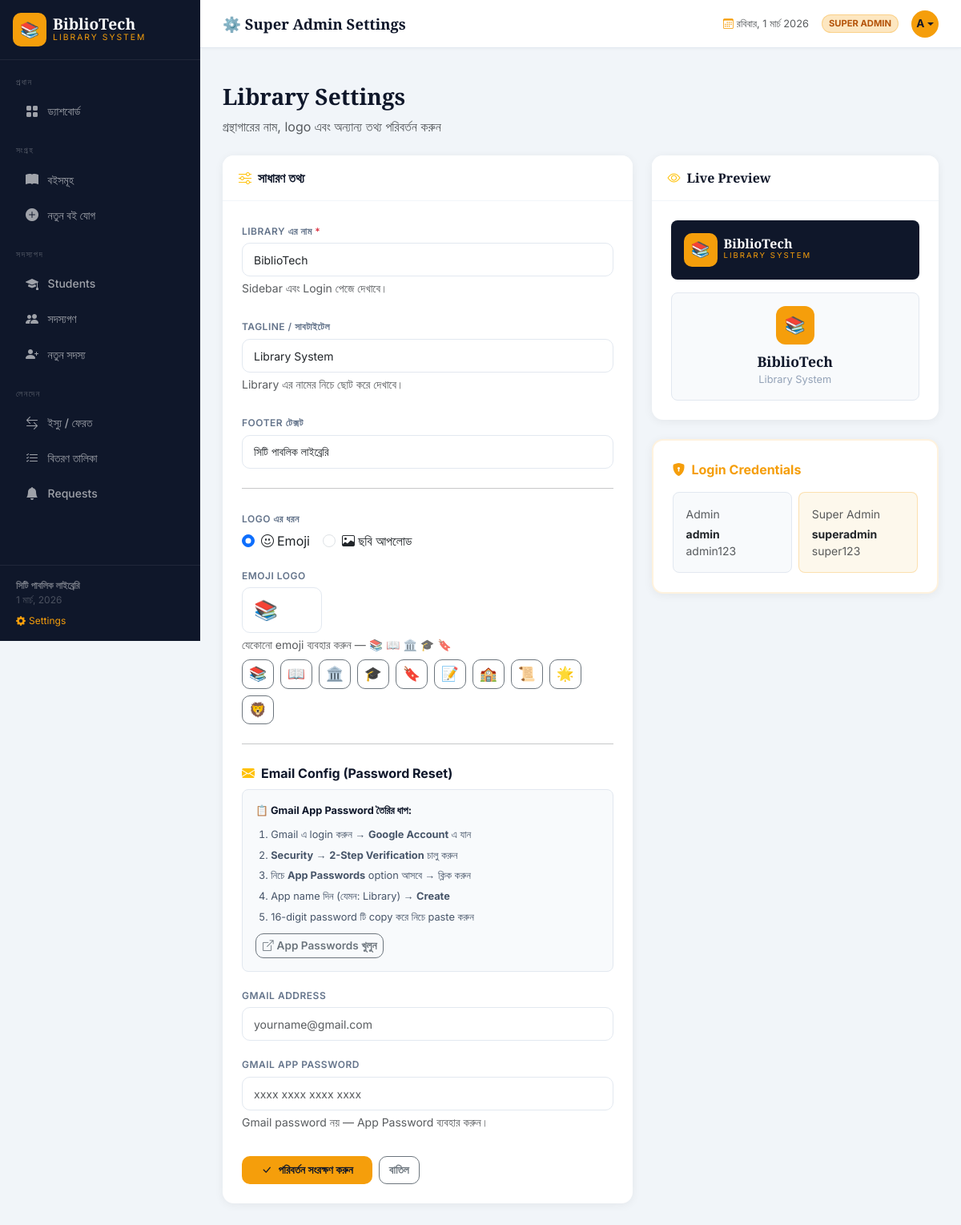
The app's page /settings (signed in) with its own data.
### tables this page shows
CREATE TABLE settings (
        key TEXT PRIMARY KEY, value TEXT
    );

### app.py (the view, shortened to what this page needs)
@app.route('/settings', methods=['GET', 'POST'])
@super_required
def settings():
    return render_template('settings.html')

### templates/settings.html (shortened to what this page needs)
{% extends 'base.html' %}
{% block topbar_title %}⚙️ Super Admin Settings{% endblock %}
{% block content %}
<div class="page-header mb-4">
    <h1>Library Settings</h1>
    <p class="text-muted">গ্রন্থাগারের নাম, logo এবং অন্যান্য তথ্য পরিবর্তন করুন</p>
</div>
<div class="row g-4">
    <div class="col-lg-7">
        <div class="card content-card">
            <div class="card-header">
                <i class="bi bi-sliders me-2 text-warning"></i>সাধারণ তথ্য
            </div>
            <div class="card-body p-4">
                <form method="POST" enctype="multipart/form-data" id="settingsForm">
                    <div class="mb-4">
                        <label class="form-label">Library এর নাম <span class="text-danger">*</span></label>
                        <input type="text" name="library_name" class="form-control"
                               value="{{ site.library_name }}" required
                               placeholder="যেমন: ঢাকা পাবলিক লাইব্রেরি">
                        <div class="form-text">Sidebar এবং Login পেজে দেখাবে।</div>
                    </div>
                    <div class="mb-4">
                        <label class="form-label">Tagline / সাবটাইটেল</label>
                        <input type="text" name="library_tagline" class="form-control"
                               value="{{ site.library_tagline }}"
                               placeholder="যেমন: জ্ঞানের আলোয় পথ চলি">
                        <div class="form-text">Library এর নামের নিচে ছোট করে দেখাবে।</div>
                    </div>
                    <div class="mb-4">
                        <label class="form-label">Footer টেক্সট</label>
                        <input type="text" name="library_footer" class="form-control"
                               value="{{ site.library_footer }}"
                               placeholder="যেমন: ঢাকা সিটি কর্পোরেশন">
                    </div>
                    <hr class="my-4">
                    <div class="mb-3">
                        <label class="form-label">Logo এর ধরন</label>
                        <div class="d-flex gap-3">
                            <div class="form-check">
                                <input class="form-check-input" type="radio" name="logo_type" id="logoEmoji"
                                       value="emoji" {% if site.logo_type != 'image' %}checked{% endif %}
                                       onchange="toggleLogoInput()">
                                <label class="form-check-label" for="logoEmoji">
                                    <i class="bi bi-emoji-smile me-1"></i>Emoji
                                </label>
                            </div>
                            <div class="form-check">
                                <input class="form-check-input" type="radio" name="logo_type" id="logoImage"
                                       value="image" {% if site.logo_type == 'image' %}checked{% endif %}
                                       onchange="toggleLogoInput()">
                                <label class="form-check-label" for="logoImage">
                                    <i class="bi bi-image me-1"></i>ছবি আপলোড
                                </label>
                            </div>
                        </div>
                    </div>
                    <div id="emojiSection" class="mb-4" {% if site.logo_type == 'image' %}style="display:none"{% endif %}>
                        <label class="form-label">Emoji Logo</label>
                        <input type="text" name="library_logo" id="emojiInput" class="form-control"
                               value="{{ site.library_logo if site.logo_type != 'image' else '📚' }}"
                               placeholder="📚" style="font-size:1.5rem;width:100px">
                        <div class="form-text">যেকোনো emoji ব্যবহার করুন — 📚 📖 🏛️ 🎓 🔖</div>
                        <div class="d-flex gap-2 mt-2 flex-wrap">
                            {% for em in ['📚','📖','🏛️','🎓','🔖','📝','🏫','📜','🌟','🦁'] %}
                            <button type="button" class="btn btn-outline-secondary btn-sm"
                                    style="font-size:1.1rem;padding:4px 8px"
                                    onclick="document.getElementById('emojiInput').value='{{ em }}'">
                                {{ em }}
                            </button>
                            {% endfor %}
                        </div>
                    </div>
                    <hr class="my-4">
                    <div class="mb-3">
                        <div class="fw-bold mb-2" style="color:#0f172a">
                            <i class="bi bi-envelope-fill me-2 text-warning"></i>Email Config (Password Reset)
                        </div>
                        <div class="p-3 rounded-3 mb-3" style="background:#f8fafc;border:1px solid #e2e8f0;font-size:.8rem">
                            <div class="fw-bold mb-2" style="color:#0f172a">📋 Gmail App Password তৈরির ধাপ:</div>
                            <ol class="mb-0" style="padding-left:1.2rem;line-height:2;color:#475569">
                                <li>Gmail এ login করুন → <strong>Google Account</strong> এ যান</li>
                                <li><strong>Security</strong> → <strong>2-Step Verification</strong> চালু করুন</li>
                                <li>নিচে <strong>App Passwords</strong> option আসবে → ক্লিক করুন</li>
                                <li>App name দিন (যেমন: Library) → <strong>Create</strong></li>
                                <li>16-digit password টি copy করে নিচে paste করুন</li>
                            </ol>
                            <a href="https://myaccount.google.com/apppasswords" target="_blank"
                               class="btn btn-sm btn-outline-secondary mt-2">
                                <i class="bi bi-box-arrow-up-right me-1"></i>App Passwords খুলুন
                            </a>
                        </div>
                    </div>
                    <div class="mb-3">
                        <label class="form-label">Gmail Address</label>
                        <input type="email" name="smtp_email" class="form-control"
                               value="{{ site.smtp_email }}" placeholder="yourname@gmail.com">
                    </div>
                    <div class="mb-4">
                        <label class="form-label">Gmail App Password</label>
                        <input type="password" name="smtp_password" class="form-control"
                               placeholder="{% if site.smtp_password %}●●●● ●●●● ●●●● ●●●● (পরিবর্তন করতে নতুনটি লিখুন){% else %}xxxx xxxx xxxx xxxx{% endif %}">
                        <div class="form-text">
                            Gmail password নয় — App Password ব্যবহার করুন।
                        </div>
                    </div>
                    <div class="d-flex gap-2 pt-2">
                        <button type="submit" class="btn btn-gold px-4">
                            <i class="bi bi-check-lg me-2"></i>পরিবর্তন সংরক্ষণ করুন
                        </button>
                        <a href="{{ url_for('dashboard') }}" class="btn btn-outline-secondary">বাতিল</a>
                    </div>
                </form>
            </div>
        </div>
    </div>
    <div class="col-lg-5">
        <div class="card content-card mb-4">
            <div class="card-header"><i class="bi bi-eye me-2 text-warning"></i>Live Preview</div>
            <div class="card-body p-4">
                <div class="rounded-3 p-3 mb-3" style="background:#0f172a">
                    <div class="d-flex align-items-center gap-2">
                        <div id="previewIcon"
                             style="width:42px;height:42px;background:#f59e0b;border-radius:10px;display:flex;align-items:center;justify-content:center;font-size:1.2rem;overflow:hidden;flex-shrink:0">
                            {% if site.logo_type == 'image' %}
                            <img src="{{ site.library_logo }}" style="width:100%;height:100%;object-fit:cover" alt="logo">
                            {% else %}
                            <span id="previewEmoji">{{ site.library_logo }}</span>
                            {% endif %}
                        </div>
                        <div>
                            <div id="previewName" style="font-family:'Playfair Display',serif;font-size:1rem;font-weight:700;color:#fff;line-height:1">
                                {{ site.library_name }}
                            </div>
                            <div id="previewTagline" style="font-size:.6rem;letter-spacing:2px;text-transform:uppercase;color:#f59e0b">
                                {{ site.library_tagline }}
                            </div>
                        </div>
                    </div>
                </div>
                <div class="rounded-3 p-3 text-center" style="background:#f8fafc;border:1px solid #e2e8f0">
                    <div id="previewLoginIcon"
                         style="width:48px;height:48px;background:#f59e0b;border-radius:12px;margin:0 auto .5rem;display:flex;align-items:center;justify-content:center;font-size:1.3rem;overflow:hidden">
                        {% if site.logo_type == 'image' %}
                        <img src="{{ site.library_logo }}" style="width:100%;height:100%;object-fit:cover" alt="logo">
                        {% else %}
                        <span id="previewLoginEmoji">{{ site.library_logo }}</span>
                        {% endif %}
                    </div>
                    <div id="previewLoginName" style="font-family:'Playfair Display',serif;font-size:1.1rem;font-weight:900;color:#0f172a">
                        {{ site.library_name }}
                    </div>
                    <div id="previewLoginTagline" style="font-size:.8rem;color:#94a3b8">
                        {{ site.library_tagline }}
                    </div>
                </div>
            </div>
        </div>
        <div class="card content-card" style="border:2px solid #f59e0b22">
            <div class="card-body p-4">
                <div class="fw-bold mb-3" style="color:#f59e0b"><i class="bi bi-shield-lock-fill me-2"></i>Login Credentials</div>
                <div class="row g-2">
                    <div class="col-6">
                        <div class="p-3 rounded-3" style="background:#f8fafc;border:1px solid #e2e8f0">
                            <div class="text-muted small mb-1">Admin</div>
                            <div class="fw-bold small">admin</div>
                            <div class="text-muted small">admin123</div>
                        </div>
                    </div>
                    <div class="col-6">
                        <div class="p-3 rounded-3" style="background:#fdf8ec;border:1px solid #f59e0b44">
                            <div class="text-muted small mb-1" style="color:#f59e0b">Super Admin</div>
                            <div class="fw-bold small">superadmin</div>
                            <div class="text-muted small">super123</div>
                        </div>
                    </div>
                </div>
            </div>
        </div>
    </div>
</div>
{% endblock %}

### templates/base.html (shortened to what this page needs)
<!DOCTYPE html>
<html lang="bn">
<head>
    <link href="https://cdnjs.cloudflare.com/ajax/libs/bootstrap/5.3.2/css/bootstrap.min.css" rel="stylesheet">
    <link href="https://cdnjs.cloudflare.com/ajax/libs/bootstrap-icons/1.11.3/font/bootstrap-icons.min.css" rel="stylesheet">
</head>
<body>
<nav id="sidebar">
    <div class="sidebar-brand d-flex align-items-center gap-2 p-3 border-bottom" style="border-color:rgba(255,255,255,.07)!important">
        <div class="brand-icon" style="overflow:hidden">
            {% if site.logo_type == 'image' %}
            <img src="{{ site.library_logo }}" style="width:100%;height:100%;object-fit:cover;border-radius:10px" alt="logo">
            {% else %}
            {{ site.library_logo }}
            {% endif %}
        </div>
        <div>
            <div class="brand-name">{{ site.library_name }}</div>
            <div class="brand-sub">{{ site.library_tagline }}</div>
        </div>
    </div>
    <div class="sidebar-nav flex-grow-1 py-2">
        <div class="nav-section">প্রধান</div>
        {% if session.get("is_admin") %}
        <a href="{{ url_for('dashboard') }}" class="nav-link {% if request.endpoint=='dashboard' %}active{% endif %}"><i class="bi bi-grid-fill"></i> ড্যাশবোর্ড</a>
        {% endif %}
        <div class="nav-section mt-2">সংগ্রহ</div>
        <a href="{{ url_for('books') }}" class="nav-link {% if request.endpoint=='books' %}active{% endif %}"><i class="bi bi-book-fill"></i> বইসমূহ</a>
        {% if session.get("is_admin") %}
        <a href="{{ url_for('add_book') }}" class="nav-link {% if request.endpoint=='add_book' %}active{% endif %}"><i class="bi bi-plus-circle-fill"></i> নতুন বই যোগ</a>
        <div class="nav-section mt-2">সদস্যপদ</div>
        <a href="{{ url_for('students') }}" class="nav-link {% if request.endpoint=='students' %}active{% endif %}"><i class="bi bi-mortarboard-fill"></i> Students</a>
        <a href="{{ url_for('members') }}" class="nav-link {% if request.endpoint=='members' %}active{% endif %}"><i class="bi bi-people-fill"></i> সদস্যগণ</a>
        <a href="{{ url_for('add_member') }}" class="nav-link {% if request.endpoint=='add_member' %}active{% endif %}"><i class="bi bi-person-plus-fill"></i> নতুন সদস্য</a>
        <div class="nav-section mt-2">লেনদেন</div>
        <a href="{{ url_for('borrow') }}" class="nav-link {% if request.endpoint=='borrow' %}active{% endif %}"><i class="bi bi-arrow-left-right"></i> ইস্যু / ফেরত</a>
        <a href="{{ url_for('issued_books') }}" class="nav-link {% if request.endpoint=='issued_books' %}active{% endif %}"><i class="bi bi-list-check"></i> বিতরণ তালিকা</a>
        <a href="{{ url_for('requests_list') }}" class="nav-link {% if request.endpoint=='requests_list' %}active{% endif %}"><i class="bi bi-bell-fill"></i> Requests</a>
        {% endif %}
    </div>
    <div class="sidebar-footer">
    <div class="fw-semibold" style="color:rgba(255,255,255,.4)">{{ site.library_footer }}</div>
    <div id="sidebar-date"></div>
    {% if session.get('is_super') %}
    <a href="{{ url_for('settings') }}" class="d-block mt-2" style="color:var(--gold);font-size:.75rem;text-decoration:none">
        <i class="bi bi-gear-fill me-1"></i>Settings
    </a>
    {% endif %}
</div>
</nav>
<div id="main">
    <div class="topbar">
        <div class="topbar-title">{% block topbar_title %}{% endblock %}</div>
        <div class="d-flex align-items-center gap-3">
            <span class="text-muted d-none d-md-inline" style="font-size:.8rem">
                <i class="bi bi-calendar3 me-1" style="color:var(--gold)"></i><span id="live-date"></span>
            </span>
            {% if session.get("is_admin") %}
                {% if session.get("is_super") %}
                <span class="admin-badge" style="background:rgba(245,158,11,.25);color:#b45309">SUPER ADMIN</span>
                {% else %}
                <span class="admin-badge">ADMIN</span>
                {% endif %}
                <div class="dropdown">
                    <button class="topbar-av border-0 dropdown-toggle" style="cursor:pointer"
                            data-bs-toggle="dropdown" aria-expanded="false">
                        {{ session.get("username", "A")[0].upper() }}
                    </button>
                </div>
            {% endif %}
        </div>
    </div>
    <div class="page-body pb-0 pt-3">
    </div>
    <div class="page-body">{% block content %}{% endblock %}</div>
</div>
</body>
</html>

### records on screen
settings: library_name "BiblioTech"
settings: library_tagline "LIBRARY SYSTEM", library_tagline "Library System"
settings: library_footer "সিটি পাবলিক লাইব্রেরি"
settings: value "☑ Emoji", value "☐ ছবি আপলোড", library_logo "📚"

### other values on screen
{{ site.library_logo }} "📚"
{{ session.get("username", "A")[0].upper() }} "A"
{{ em }} "📚" "📖" "🏛️" "🎓" "🔖" "📝" "🏫" "📜" "🌟" "🦁"
